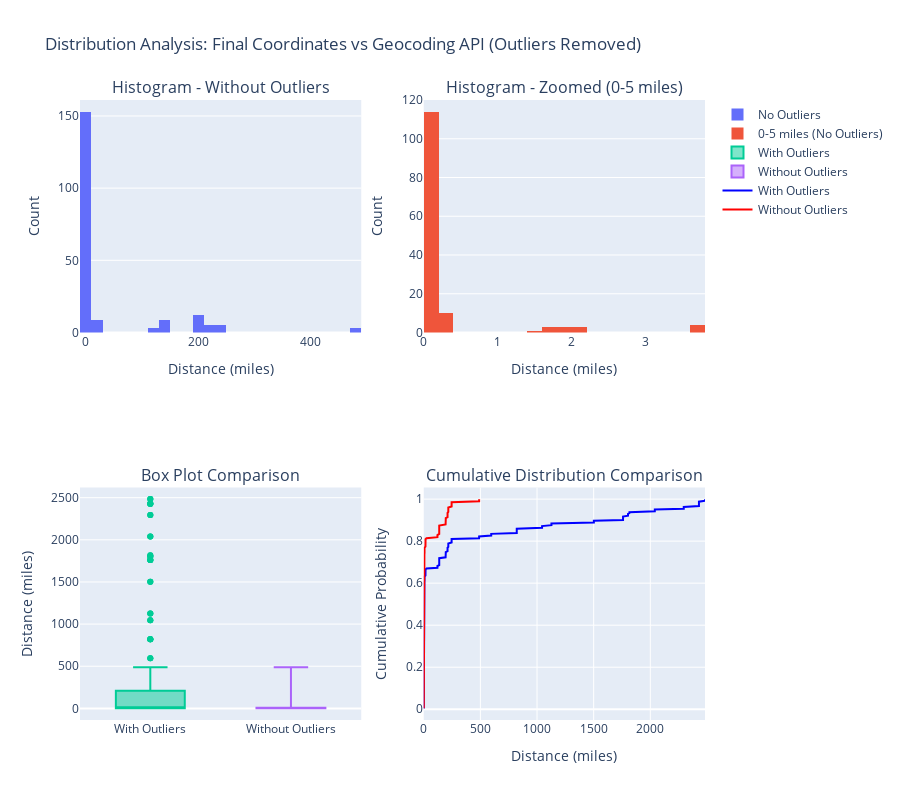

The cell this chart's notebook holds for it:
### Code cell
import plotly.express as px
import plotly.graph_objects as go
from plotly.subplots import make_subplots
import numpy as np

# Get the valid distances (non-null values)
valid_distances = df['Distance_Final_vs_API'].dropna()

# Remove outliers using IQR method
Q1 = valid_distances.quantile(0.25)
Q3 = valid_distances.quantile(0.75)
IQR = Q3 - Q1
lower_bound = Q1 - 1.5 * IQR
upper_bound = Q3 + 1.5 * IQR

# Filter out outliers
distances_no_outliers = valid_distances[(valid_distances >= lower_bound) & (valid_distances <= upper_bound)]

print("Outlier Analysis:")
print("=" * 40)
print(f"Original data points: {len(valid_distances)}")
print(f"Q1 (25th percentile): {Q1:.2f} miles")
print(f"Q3 (75th percentile): {Q3:.2f} miles") 
print(f"IQR: {IQR:.2f} miles")
print(f"Lower bound (Q1 - 1.5*IQR): {lower_bound:.2f} miles")
print(f"Upper bound (Q3 + 1.5*IQR): {upper_bound:.2f} miles")
print(f"Data points after removing outliers: {len(distances_no_outliers)}")
print(f"Outliers removed: {len(valid_distances) - len(distances_no_outliers)} ({((len(valid_distances) - len(distances_no_outliers))/len(valid_distances)*100):.1f}%)")
print()

# Create subplots comparing with and without outliers
fig = make_subplots(
    rows=2, cols=2,
    subplot_titles=('Histogram - Without Outliers', 'Histogram - Zoomed (0-5 miles)', 
                   'Box Plot Comparison', 'Cumulative Distribution Comparison'),
    specs=[[{"secondary_y": False}, {"secondary_y": False}],
           [{"secondary_y": False}, {"secondary_y": False}]]
)

# 1. Histogram without outliers
fig.add_trace(
    go.Histogram(x=distances_no_outliers, nbinsx=30, name='No Outliers'),
    row=1, col=1
)

# 2. Histogram - Zoomed to 0-5 miles (no outliers)
distances_zoomed_no_outliers = distances_no_outliers[distances_no_outliers <= 5]
fig.add_trace(
    go.Histogram(x=distances_zoomed_no_outliers, nbinsx=30, name='0-5 miles (No Outliers)'),
    row=1, col=2
)

# 3. Box plot comparison
fig.add_trace(
    go.Box(y=valid_distances, name='With Outliers', boxpoints='outliers'),
    row=2, col=1
)
fig.add_trace(
    go.Box(y=distances_no_outliers, name='Without Outliers', boxpoints=False),
    row=2, col=1
)

# 4. Cumulative distribution comparison
sorted_distances_original = np.sort(valid_distances)
cumulative_prob_original = np.arange(1, len(sorted_distances_original) + 1) / len(sorted_distances_original)
fig.add_trace(
    go.Scatter(x=sorted_distances_original, y=cumulative_prob_original, mode='lines', 
              name='With Outliers', line=dict(color='blue')),
    row=2, col=2
)

sorted_distances_no_outliers = np.sort(distances_no_outliers)
cumulative_prob_no_outliers = np.arange(1, len(sorted_distances_no_outliers) + 1) / len(sorted_distances_no_outliers)
fig.add_trace(
    go.Scatter(x=sorted_distances_no_outliers, y=cumulative_prob_no_outliers, mode='lines', 
              name='Without Outliers', line=dict(color='red')),
    row=2, col=2
)

# Update layout
fig.update_layout(
    height=800,
    title_text="Distribution Analysis: Final Coordinates vs Geocoding API (Outliers Removed)",
    showlegend=True
)

# Update x-axis labels
fig.update_xaxes(title_text="Distance (miles)", row=1, col=1)
fig.update_xaxes(title_text="Distance (miles)", row=1, col=2)
fig.update_xaxes(title_text="", row=2, col=1)
fig.update_xaxes(title_text="Distance (miles)", row=2, col=2)

# Update y-axis labels
fig.update_yaxes(title_text="Count", row=1, col=1)
fig.update_yaxes(title_text="Count", row=1, col=2)
fig.update_yaxes(title_text="Distance (miles)", row=2, col=1)
fig.update_yaxes(title_text="Cumulative Probability", row=2, col=2)

fig.show()

# Statistics comparison
print("Statistics Comparison:")
print("=" * 60)
print(f"{'Metric':<25} {'With Outliers':<15} {'Without Outliers':<15}")
print("-" * 60)
print(f"{'Count':<25} {len(valid_distances):<15} {len(distances_no_outliers):<15}")
print(f"{'Mean (miles)':<25} {valid_distances.mean():<15.2f} {distances_no_outliers.mean():<15.2f}")
print(f"{'Median (miles)':<25} {valid_distances.median():<15.2f} {distances_no_outliers.median():<15.2f}")
print(f"{'Std Dev (miles)':<25} {valid_distances.std():<15.2f} {distances_no_outliers.std():<15.2f}")
print(f"{'Min (miles)':<25} {valid_distances.min():<15.2f} {distances_no_outliers.min():<15.2f}")
print(f"{'Max (miles)':<25} {valid_distances.max():<15.2f} {distances_no_outliers.max():<15.2f}")
print(f"{'Skewness':<25} {valid_distances.skew():<15.2f} {distances_no_outliers.skew():<15.2f}")
print()

print("Accuracy Distribution (Without Outliers):")
print("-" * 45)
print(f"Within 0.1 miles: {(distances_no_outliers <= 0.1).sum()} ({(distances_no_outliers <= 0.1).mean()*100:.1f}%)")
print(f"Within 0.5 miles: {(distances_no_outliers <= 0.5).sum()} ({(distances_no_outliers <= 0.5).mean()*100:.1f}%)")
print(f"Within 1 mile: {(distances_no_outliers <= 1).sum()} ({(distances_no_outliers <= 1).mean()*100:.1f}%)")
print(f"Within 2 miles: {(distances_no_outliers <= 2).sum()} ({(distances_no_outliers <= 2).mean()*100:.1f}%)")
print(f"Within 5 miles: {(distances_no_outliers <= 5).sum()} ({(distances_no_outliers <= 5).mean()*100:.1f}%)")

### Figure 1 — Plotly figure (JSON) as saved in the notebook; plotly's stock layout.template omitted (floating-point values rounded to 4 significant figures; data arrays with more than 128 entries replaced by an {"elided": "..."} marker saying what was removed)
{"data": [{"name": "No Outliers", "nbinsx": 30, "type": "histogram", "x": {"elided": "199 float values"}, "xaxis": "x", "yaxis": "y"}, {"name": "0-5 miles (No Outliers)", "nbinsx": 30, "type": "histogram", "x": {"elided": "138 float values"}, "xaxis": "x2", "yaxis": "y2"}, {"boxpoints": "outliers", "name": "With Outliers", "type": "box", "xaxis": "x3", "y": {"elided": "242 float values"}, "yaxis": "y3"}, {"boxpoints": false, "name": "Without Outliers", "type": "box", "xaxis": "x3", "y": {"elided": "199 float values"}, "yaxis": "y3"}, {"line": {"color": "blue"}, "mode": "lines", "name": "With Outliers", "type": "scatter", "x": {"elided": "242 float values"}, "xaxis": "x4", "y": {"elided": "242 float values"}, "yaxis": "y4"}, {"line": {"color": "red"}, "mode": "lines", "name": "Without Outliers", "type": "scatter", "x": {"elided": "199 float values"}, "xaxis": "x4", "y": {"elided": "199 float values"}, "yaxis": "y4"}], "layout": {"annotations": [{"font": {"size": 16}, "showarrow": false, "text": "Histogram - Without Outliers", "x": 0.225, "xanchor": "center", "xref": "paper", "y": 1, "yanchor": "bottom", "yref": "paper"}, {"font": {"size": 16}, "showarrow": false, "text": "Histogram - Zoomed (0-5 miles)", "x": 0.775, "xanchor": "center", "xref": "paper", "y": 1, "yanchor": "bottom", "yref": "paper"}, {"font": {"size": 16}, "showarrow": false, "text": "Box Plot Comparison", "x": 0.225, "xanchor": "center", "xref": "paper", "y": 0.375, "yanchor": "bottom", "yref": "paper"}, {"font": {"size": 16}, "showarrow": false, "text": "Cumulative Distribution Comparison", "x": 0.775, "xanchor": "center", "xref": "paper", "y": 0.375, "yanchor": "bottom", "yref": "paper"}], "height": 800, "showlegend": true, "title": {"text": "Distribution Analysis: Final Coordinates vs Geocoding API (Outliers Removed)"}, "xaxis": {"anchor": "y", "domain": [0, 0.45], "title": {"text": "Distance (miles)"}}, "xaxis2": {"anchor": "y2", "domain": [0.55, 1], "title": {"text": "Distance (miles)"}}, "xaxis3": {"anchor": "y3", "domain": [0, 0.45], "title": {"text": ""}}, "xaxis4": {"anchor": "y4", "domain": [0.55, 1], "title": {"text": "Distance (miles)"}}, "yaxis": {"anchor": "x", "domain": [0.625, 1], "title": {"text": "Count"}}, "yaxis2": {"anchor": "x2", "domain": [0.625, 1], "title": {"text": "Count"}}, "yaxis3": {"anchor": "x3", "domain": [0, 0.375], "title": {"text": "Distance (miles)"}}, "yaxis4": {"anchor": "x4", "domain": [0, 0.375], "title": {"text": "Cumulative Probability"}}}}
